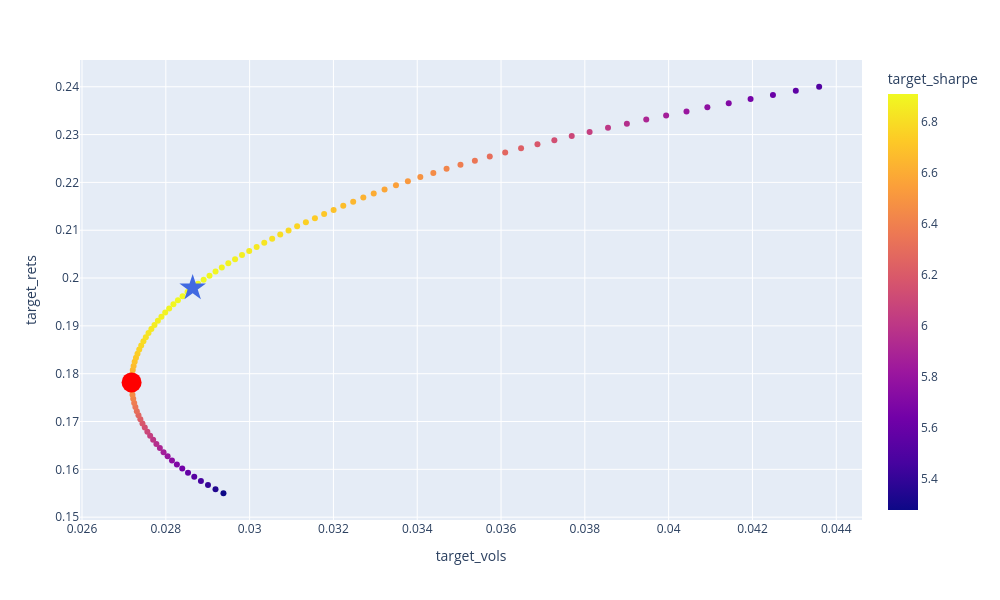

Notebook code cell kept with this figure:
### Code cell
# Plot efficient frontier portfolio

fig = px.scatter(data_frame = ef_port, x = 'target_vols', y = 'target_rets', color = 'target_sharpe',
                 labels={'port_vols': 'Expected Volatility', 'port_rets': 'Expected Return','port_sharpe': 'Sharpe Ratio'})

# add max sharpe ratio portfolio
fig.add_scatter(mode = 'markers', x =[ef_port.iloc[ef_port['target_sharpe'].idxmax(),1]],
                y = [ef_port.iloc[ef_port['target_sharpe'].idxmax(),0]],
                marker = dict(color='RoyalBlue', size=20, symbol='star'),name = 'Max_Sharpe')

# add minimum portfolio
fig.add_scatter(mode = 'markers', x =[ef_port.iloc[ef_port['target_vols'].idxmin(),1]],
                y = [ef_port.iloc[ef_port['target_vols'].idxmin(),0]],
                marker = dict(color='Red', size=20, symbol='circle'),name = 'Min_Variance')


fig.update(layout_showlegend=False)                
fig.update_xaxes(showspikes=True)                   
fig.update_yaxes(showspikes=True)                   
fig.show()
